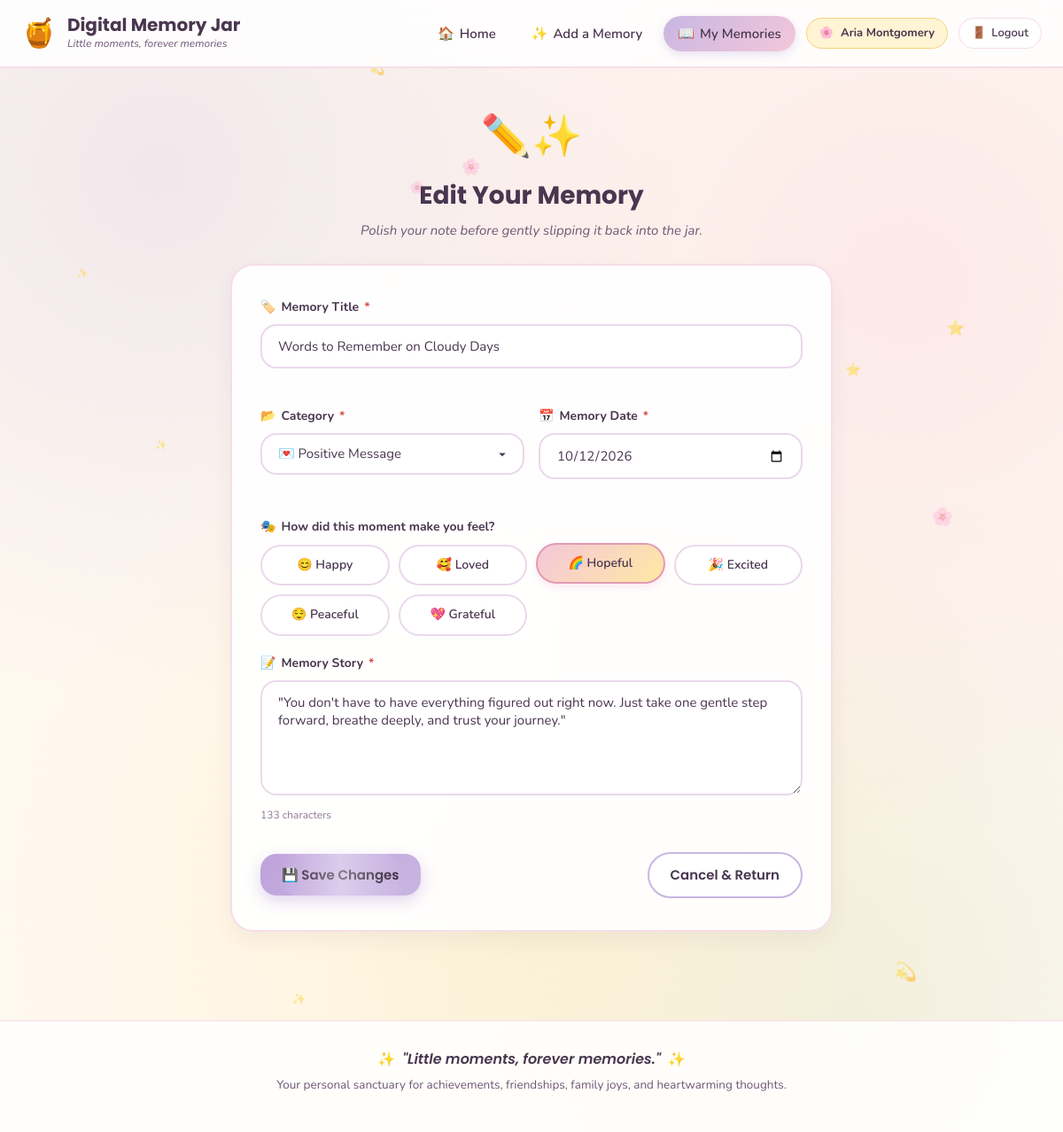
Page /edit-memory.php?id=5 (signed in) on the committed database.
### tables this page shows
CREATE TABLE IF NOT EXISTS `memories` (
  `id` INT AUTO_INCREMENT PRIMARY KEY,
  `user_id` INT NOT NULL,
  `title` VARCHAR(150) NOT NULL,
  `description` TEXT NOT NULL,
  `memory_date` DATE NOT NULL,
  `category` VARCHAR(50) NOT NULL,
  `mood` VARCHAR(30) DEFAULT NULL,
  `created_at` TIMESTAMP DEFAULT CURRENT_TIMESTAMP,
  CONSTRAINT `fk_memories_users` 
    FOREIGN KEY (`user_id`) 
    REFERENCES `users` (`id`) 
    ON DELETE CASCADE 
    ON UPDATE CASCADE
);

### config/db.php (called while the page is built, shortened)
<?php
function e($string) {
    return htmlspecialchars((string)$string, ENT_QUOTES, 'UTF-8');
}
function get_category_meta($category) {
    $categories = [
        'Happy Moment'     => ['icon' => '🌸', 'color' => '#F4C7D9'],
        'Achievement'      => ['icon' => '🏆', 'color' => '#FFE8A3'],
        'Friendship'       => ['icon' => '👯‍♀️', 'color' => '#C8B6E2'],
        'Family'           => ['icon' => '🏡', 'color' => '#FAD4C0'],
        'Travel'           => ['icon' => '✈️', 'color' => '#C8D8C0'],
        'Positive Message' => ['icon' => '💌', 'color' => '#D8E2DC'],
        'Other'            => ['icon' => '✨', 'color' => '#E8E8E4']
    ];
    return $categories[$category] ?? ['icon' => '✨', 'color' => '#E8E8E4'];
}

### edit-memory.php (the view, shortened to what this page needs)
<?php
require_once __DIR__ . '/config/db.php';
require_once __DIR__ . '/includes/auth_check.php';
$user_id = $currentUser['id'];
$memory_id = (int)($_GET['id'] ?? 0);
$stmt = $pdo->prepare("SELECT * FROM memories WHERE id = ? AND user_id = ?");
$stmt->execute([$memory_id, $user_id]);
$memory = $stmt->fetch();
$title       = $memory['title'];
$description = $memory['description'];
$memory_date = $memory['memory_date'];
$category    = $memory['category'];
$mood        = $memory['mood'] ?: '😊 Happy';
$valid_categories = [
    'Happy Moment',
    'Achievement',
    'Friendship',
    'Family',
    'Travel',
    'Positive Message',
    'Other'
];
$valid_moods = [
    '😊 Happy',
    '🥰 Loved',
    '🌈 Hopeful',
    '🎉 Excited',
    '😌 Peaceful',
    '💖 Grateful'
];
require_once __DIR__ . '/includes/header.php';
?>
<div class="add-memory-page-wrapper">
    <div class="page-header-simple text-center">
        <span class="page-badge-icon">✏️✨</span>
        <h1 class="page-title">Edit Your Memory</h1>
        <p class="page-subtitle">Polish your note before gently slipping it back into the jar.</p>
    </div>
    <div class="memory-form-card">
        <form action="edit-memory.php?id=<?php echo (int)$memory_id; ?>" method="POST" class="memory-form" id="editMemoryForm" novalidate>
            <div class="form-group">
                <label for="mem_title" class="form-label">
                    <span class="label-icon">🏷️</span> Memory Title <span class="required-star">*</span>
                </label>
                <input type="text"
                       id="mem_title"
                       name="title"
                       class="form-control"
                       value="<?php echo e($title); ?>"
                       maxlength="150"
                       required>
                <div class="field-feedback" id="titleFeedback"></div>
            </div>
            <div class="form-row">
                <div class="form-group col-half">
                    <label for="mem_category" class="form-label">
                        <span class="label-icon">📂</span> Category <span class="required-star">*</span>
                    </label>
                    <select id="mem_category" name="category" class="form-control form-select" required>
                        <?php foreach ($valid_categories as $cat): ?>
                            <option value="<?php echo e($cat); ?>" <?php echo $category === $cat ? 'selected' : ''; ?>>
                                <?php
                                    $meta = get_category_meta($cat);
                                    echo $meta['icon'] . ' ' . e($cat);
                                ?>
                            </option>
                        <?php endforeach; ?>
                    </select>
                    <div class="field-feedback" id="categoryFeedback"></div>
                </div>
                <div class="form-group col-half">
                    <label for="mem_date" class="form-label">
                        <span class="label-icon">📅</span> Memory Date <span class="required-star">*</span>
                    </label>
                    <input type="date"
                           id="mem_date"
                           name="memory_date"
                           class="form-control"
                           value="<?php echo e($memory_date); ?>"
                           max="<?php echo date('Y-m-d'); ?>"
                           required>
                    <div class="field-feedback" id="dateFeedback"></div>
                </div>
            </div>
            <div class="form-group">
                <label class="form-label">
                    <span class="label-icon">🎭</span> How did this moment make you feel?
                </label>
                <div class="mood-selector-grid">
                    <?php foreach ($valid_moods as $m): ?>
                        <label class="mood-pill-option <?php echo $mood === $m ? 'selected' : ''; ?>">
                            <span class="mood-pill-content"><?php echo e($m); ?></span>
                        </label>
                    <?php endforeach; ?>
                </div>
            </div>
            <div class="form-group">
                <label for="mem_desc" class="form-label">
                    <span class="label-icon">📝</span> Memory Story <span class="required-star">*</span>
                </label>
                <textarea id="mem_desc"
                          name="description"
                          rows="5"
                          class="form-control"
                          required><?php echo e($description); ?></textarea>
                <div class="textarea-helper">
                    <span class="char-counter" id="charCounter"><?php echo mb_strlen($description); ?> characters</span>
                </div>
            </div>
            <div class="form-submit-row">
                <button type="submit" class="btn btn-primary btn-magic">
                    <span>💾 Save Changes</span>
                </button>
                <div class="form-alt-links">
                    <a href="memories.php" class="btn btn-outline btn-pill">Cancel &amp; Return</a>
                </div>
            </div>
        </form>
    </div>
</div>
<?php require_once __DIR__ . '/includes/footer.php'; ?>

### rows in the picture
memories: title "Words to Remember on Cloudy Days", memory_date "10/12/2026", mood "🌈 Hopeful", description "\"You don't have to have everything figured out right now. Just take one gentle step forward, breathe deeply, and trust your journey.\""

### other values in the picture
$user_display_name "Aria Montgomery"
$m "😊 Happy"
$m "🥰 Loved"
$m "🎉 Excited"
$m "😌 Peaceful"
$m "💖 Grateful"
form field category "💌 Positive Message"
